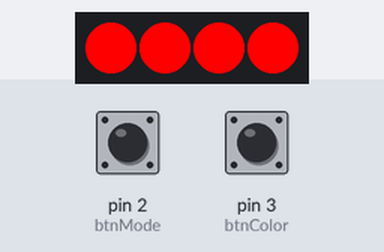
Simulated run of this sketch. Board: Arduino Uno, built with avr-gcc and run on an emulated ATmega328P. Shown: 4 RGB LEDs in strip order, left to right. Inputs (shaded band) come from the test bench; at power-on: pin 2 (btnMode) LOW, pin 3 (btnColor) LOW. Dim RGB values are drawn brighter than linear.

Above: at 1.2 s.
1.3 s: pin 2 (btnMode) pulled HIGH for 0.15 s
At 1.37 s:
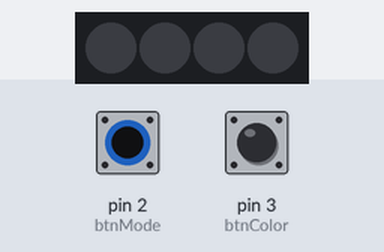
4.3 s: pin 3 (btnColor) pulled HIGH for 0.15 s
At 4.6 s:
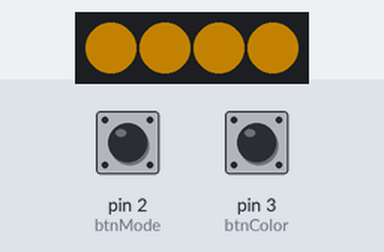
7.3 s: pin 2 (btnMode) pulled HIGH for 1 s
At 8.46 s:
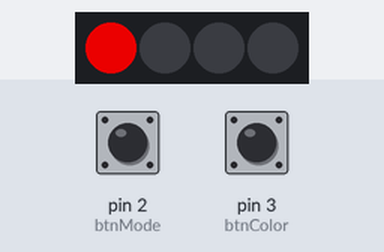
10.3 s: pin 3 (btnColor) pulled HIGH for 1 s
At 11.46 s:
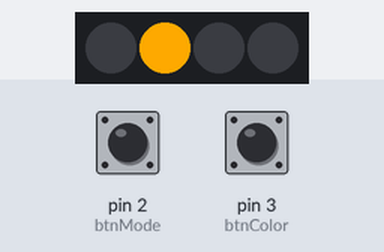
13.3 s: pin 2 (btnMode) pulled HIGH for 3.2 s
At 16.16 s:
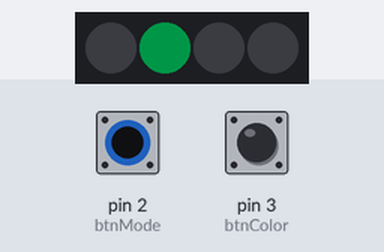
18.3 s: pin 3 (btnColor) pulled HIGH for 0.15 s
At 18.6 s:
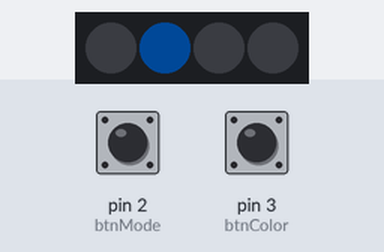
Timing chart, 0 to 25.6 s (numbered marks = the images above; inputs shaded):
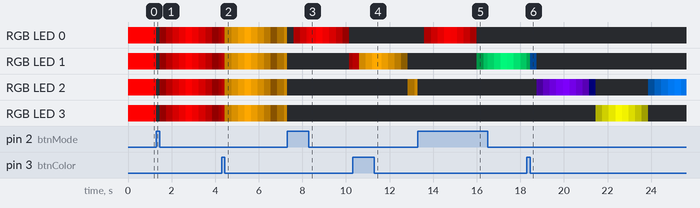

The sketch:

arduino-lamp.ino
```cpp
/*
+---- PROJECT ARDUINO LAMP v1.0 ----+
|                                   |
|   Author: Fabio Corona - 2021     |
|                                   |
+-----------------------------------+
*/

// ---- LIBRARIES IMPORTS ---- //

#include <PololuLedStrip.h>
#include "DHT.h"

// PololuLed Variables / Inits:
PololuLedStrip<7> ledStrip;
#define LED_COUNT 4
rgb_color colors[LED_COUNT];

// DHT11 Variables / Inits:
#define DHTPIN 8
#define DHTTYPE DHT11
DHT dht(DHTPIN, DHTTYPE);


// -------- PROGRAM GLOBAL VARIABLES -------- //

// MODE 0 = Full Bright
// MODE 1 = Pulse
// MODE 2 = Gradient
// MODE 3 = Magic
// MODE 4 = Temperature
unsigned int mode = 0; // Init
const unsigned int maxModes = 5;

// Pin Assignments:
int btnMode = 2;
int btnColor = 3;

// Push Buttons Variables [ Init ]:
int pushValue_one = 0;
int pushState_one = 0; // LOW
int pushLast_one = 0;

int pushValue_two = 0;
int pushState_two = 0; // LOW
int pushLast_two = 0;

unsigned long prevMs = 0;
const long interval = 5;


// ---- AUXILIARY FUNCTIONS ---- //

rgb_color hsvToRgb(uint16_t h, uint8_t s, uint8_t v)
{
  uint8_t f = (h % 60) * 255 / 60;
  uint8_t p = (255 - s) * (uint16_t)v / 255;
  uint8_t q = (255 - f * (uint16_t)s / 255) * (uint16_t)v / 255;
  uint8_t t = (255 - (255 - f) * (uint16_t)s / 255) * (uint16_t)v / 255;
  uint8_t r = 0, g = 0, b = 0;
  switch ((h / 60) % 6) {
    case 0: r = v; g = t; b = p; break;
    case 1: r = q; g = v; b = p; break;
    case 2: r = p; g = v; b = t; break;
    case 3: r = p; g = q; b = v; break;
    case 4: r = t; g = p; b = v; break;
    case 5: r = v; g = p; b = q; break;
  }
  return rgb_color(r, g, b);
}


// -------- SETUP -------- //

void setup() {
  pinMode(btnMode, INPUT);
  pinMode(btnColor, INPUT);
  Serial.begin(9600);
  dht.begin();
}


// -------- MAIN LOOP -------- //

void loop() {
  // Change Detection
  // [ https://www.arduino.cc/en/Tutorial/BuiltInExamples/StateChangeDetection ]
  pushState_one = digitalRead(btnMode);
  if (pushState_one != pushLast_one) {
    if (pushState_one == 1) {

      // Reset some values after MODE CHANGE:
      pushBtnReset_two(); // CALL PUSH BTN TWO RESET TO CLEAR PUSH BTN STATUS "RE-INIT VALUES"
      ledReset(); // CALL LED RESET FUNCTION TO CLEAR LED PREVIOUS STATE

      pushValue_one++;
    }
    delay(50);
  }
  pushLast_one = pushState_one;
  //

  // Reset modes after going to last mode. (out of range).
  if (pushValue_one > maxModes - 1) {
    pushValue_one = 0;
  }

  mode = pushValue_one;

  switch (mode) {
    case 0:
      full_bright();
      break;
    case 1:
      pulse();
      break;
    case 2:
      gradient();
      break;
    case 3:
      magic();
      break;
    case 4:
      temp();
      delay(250); // TEMP Sensor delay Fix IDK if it works...
      break;
  }
}


// -------- FULL BRIGHT MODE -------- //

void full_bright() {

  // Change Detection
  // [ https://www.arduino.cc/en/Tutorial/BuiltInExamples/StateChangeDetection ]
  pushState_two = digitalRead(btnColor);
  if (pushState_two != pushLast_two) {
    if (pushState_two == 1) {
      pushValue_two = pushValue_two + 40;
    }
    delay(50);
  }
  pushLast_two = pushState_two;
  //

  // Reset HUE if out of range:
  if (pushValue_two == 360) {
    pushValue_two = 0;
  }

  int fb_color = pushValue_two;

  for (int i = 0; i < LED_COUNT; i++)
  {
    colors[i] = hsvToRgb(fb_color, 255, 255);
  }
  ledStrip.write(colors, LED_COUNT);
}


// -------- PULSE MODE -------- //

// Pulse Variable - Init Values
unsigned int v1 = 0;
unsigned int loopState1 = 0; // 0 = Forward / 1 = Backwards
unsigned int loopCounter1 = 0;
unsigned int loopLedSeq1 = 0; // Led Index

void pulse() {
  // Change Detection
  // [ https://www.arduino.cc/en/Tutorial/BuiltInExamples/StateChangeDetection ]
  pushState_two = digitalRead(btnColor);
  if (pushState_two != pushLast_two) {
    if (pushState_two == 1) {
      pushValue_two = pushValue_two + 40;
    }
    delay(50);
  }
  pushLast_two = pushState_two;
  //

  // Reset HUE if out of range:
  if (pushValue_two == 360) {
    pushValue_two = 0;
  }

  int pulse_color = pushValue_two;

  const unsigned int s = 255; // Max Saturation
  const unsigned int maxValue = 255;
  unsigned long currentMs = millis();
  if (currentMs - prevMs >= interval) {
    prevMs = currentMs;
    // DO:
    if (loopState1 == 0) {
      v1++;
    } else if (loopState1 == 1) {
      v1--;
    }
    if (v1 == maxValue) {
      loopState1 = 1;
    } else if (v1 == 0) {
      loopState1 = 0;
    }

    for (int i = 0; i < LED_COUNT; i++) {
      colors[i] = hsvToRgb(pulse_color, s, v1);
    }
    ledStrip.write(colors, LED_COUNT);
  }
}


// -------- GRADIENT MODE -------- //

// Gradient Variables - Init Values
unsigned int v = 0;
unsigned int loopState = 0; // 0 = Forward / 1 = Backwards
unsigned int loopCounter = 0;
unsigned int loopLedSeq = 0; // Led Index

void gradient() {
  // Change Detection
  // [ https://www.arduino.cc/en/Tutorial/BuiltInExamples/StateChangeDetection ]
  pushState_two = digitalRead(btnColor);
  if (pushState_two != pushLast_two) {
    if (pushState_two == 1) {
      pushValue_two = pushValue_two + 40;
    }
    delay(50);
  }
  pushLast_two = pushState_two;
  //

  // Reset HUE if out of range:
  if (pushValue_two == 360) {
    pushValue_two = 0;
  }

  int gradient_color = pushValue_two;

  const unsigned int s = 255; // Max Saturation
  const unsigned int maxValue = 255;
  unsigned long currentMs = millis();
  if (currentMs - prevMs >= interval) {
    prevMs = currentMs;
    // DO:
    if (loopState == 0) {
      v++;
    } else if (loopState == 1) {
      v--;
    }
    if (v == maxValue) {
      loopState = 1;
    } else if (v == 0) {
      loopState = 0;
    }

    if (loopCounter == 0) {
      loopLedSeq = 0;
    } else if (loopCounter == maxValue * 2) {
      loopLedSeq = 1;
    } else if (loopCounter == maxValue * 4) {
      loopLedSeq = 2;
    } else if (loopCounter == maxValue * 6) {
      loopLedSeq = 3;
    } else if (loopCounter == maxValue * 8) { // Restart / Reset
      loopLedSeq = 0;
      loopCounter = 0;
    }

    loopCounter++;

    colors[loopLedSeq] = hsvToRgb(gradient_color, s, v);

    ledStrip.write(colors, LED_COUNT);
  }
}


// -------- MAGIC MODE -------- //

// Magic Variables - Init Values
unsigned int v3 = 0;
unsigned int loopState3 = 0; // 0 = Forward / 1 = Backwards
unsigned int loopPos = 0;

// Magic Sequence Variables:
unsigned int seq = 0;
const int magicSeq[] = {0, 1, 2, 3, 2, 1};
unsigned int maxSeq = sizeof(magicSeq) / sizeof(int); // magicSeq Array Lenght

// Magic Palettes Variables:
unsigned int hMagic = 0;
unsigned int hSeq = 0;
// Palette LIST: [ Thanks to https://colordesigner.io/ ]
const int hPaletteListSize = 8; // Numbers of Palettes
const int hPalette1[] = {0, 150, 210};
const int hPalette2[] = {60, 210, 270};
const int hPalette3[] = {100, 250, 310};
const int hPalette4[] = {150, 300, 360};
const int hPalette5[] = {190, 340, 40};
const int hPalette6[] = {230, 20, 80};
const int hPalette7[] = {280, 70, 130};
const int hPalette8[] = {320, 110, 170};
const unsigned int maxPaletteSize = 3; // Max colors in palettes.

void magic() {
  // Change Detection
  // [ https://www.arduino.cc/en/Tutorial/BuiltInExamples/StateChangeDetection ]
  pushState_two = digitalRead(btnColor);
  if (pushState_two != pushLast_two) {
    if (pushState_two == 1) {
      pushValue_two++;
    }
    delay(50);
  }
  pushLast_two = pushState_two;
  //

  const unsigned int s = 255; // Max Saturation
  const unsigned int maxValue = 255;

  unsigned long currentMs = millis();
  if (currentMs - prevMs >= interval) {
    prevMs = currentMs;
    // DO:
    if (loopState3 == 0) {
      v3++;
    } else if (loopState3 == 1) {
      v3--;
    }
    if (v3 == maxValue) {
      loopState3 = 1;
    } else if (v3 == 0) {
      loopState3 = 0;
    }

    // Main Magic Loop:
    if (loopPos == 0) {
      // Loop Start //
    } else if (loopPos == maxValue * 2) {
      // On Loop End DO:

      // Sequence handler:
      if (seq == maxSeq - 1) {
        seq = 0;
      } else {
        seq++;
      }
      loopPos = 0;

      // Palette Handler:
      if (hSeq == maxPaletteSize - 1) {
        hSeq = 0;
      } else {
        hSeq++;
      }
    }

    // Palette Switcher:
    if (pushValue_two == hPaletteListSize) {
      pushValue_two = 0;
    }
    switch (pushValue_two) {
      case 0: hMagic = hPalette1[hSeq]; break;
      case 1: hMagic = hPalette2[hSeq]; break;
      case 2: hMagic = hPalette3[hSeq]; break;
      case 3: hMagic = hPalette4[hSeq]; break;
      case 4: hMagic = hPalette5[hSeq]; break;
      case 5: hMagic = hPalette6[hSeq]; break;
      case 6: hMagic = hPalette7[hSeq]; break;
      case 7: hMagic = hPalette8[hSeq]; break;
    }


    loopPos++;

    colors[magicSeq[seq]] = hsvToRgb(hMagic, s, v3);
    ledStrip.write(colors, LED_COUNT);
  }
}


// -------- TEMP MODE -------- //

unsigned int temp_color;
const float coldTemp = 10.00;
const float warmTemp = 30.00;

// Temperature Color Palette:
// TEMP:            COL:  PERC:

// Freeze:          270   [0%]-[15%]
// Very Cold:       230   [15%]-[30%]
// Cold:            200   [30%]-[40%]

// Normal/Optimal:  125   [45%]-[55%]

// Warm:            65    [60%]-[70%]
// Very Warm:       35    [70%]-[85%]
// Hot:             0     [85%]-[100%]

const int tempPalette[] = {270, 230, 200, 125, 65, 35, 0};

void temp() {

  // Read Temperature
  float t = dht.readTemperature();
  // Remap temperature
  int tempMap = map(t, coldTemp, warmTemp, 0, 100);
  if (tempMap >= 0 && tempMap <= 15) {
    temp_color = tempPalette[0];
  } else if (tempMap >= 15 && tempMap <= 30) {
    temp_color = tempPalette[1];
  } else if (tempMap >= 30 && tempMap <= 40) {
    temp_color = tempPalette[2];
  } else if (tempMap >= 45 && tempMap <= 55) {
    temp_color = tempPalette[3];
  } else if (tempMap >= 60 && tempMap <= 70) {
    temp_color = tempPalette[4];
  } else if (tempMap >= 70 && tempMap <= 85) {
    temp_color = tempPalette[5];
  } else if (tempMap >= 85 && tempMap <= 100) {
    temp_color = tempPalette[6];
  }

  for (int i = 0; i < LED_COUNT; i++)
  {
    colors[i] = hsvToRgb(temp_color, 255, 255);
  }
  ledStrip.write(colors, LED_COUNT);
}


// ---- MODES RESET LEDS ---- //

void ledReset() {
  for (int i = 0; i < LED_COUNT; i++) {
    colors[i] = rgb_color(0, 0, 0);
  }
  ledStrip.write(colors, LED_COUNT);
}


// ---- PUSH BTN TWO RESET ---- //

void pushBtnReset_two() {
  pushValue_two = 0;
  pushState_two = 0; // LOW
  pushLast_two = 0;
}
```

Measured:
- after the input at 1.3 s, RGB LED 0–3: RGB(255, 0, 0) → off at once, → RGB(20, 0, 0) 0.15 s later, → RGB(71, 0, 0) 0.30 s later, → RGB(131, 0, 0) 0.30 s later, … (11 changes in this stretch)
